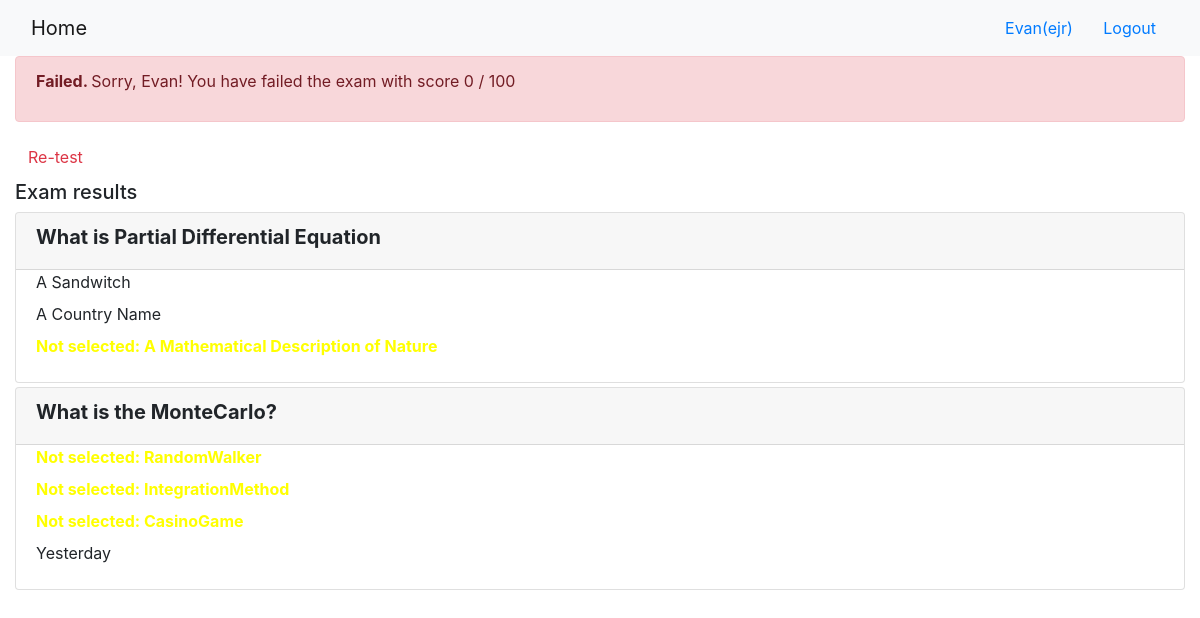
The app's page /onlinecourse/course/2/submission/2/result/ (signed in) with its own data.
### onlinecourse/models.py (models this page shows, shortened)
class Question(models.Model):
    course_id = models.ForeignKey(Course,on_delete=models.CASCADE)
    question_text = models.CharField(null=False,max_length=500)
    grade = models.IntegerField()

class Choice(models.Model):
    question_id=models.ForeignKey(Question,on_delete=models.CASCADE)
    choice_text=models.CharField(null=False,max_length=100)
    is_correct=models.BooleanField()

### onlinecourse/views.py (the view)
# urls.py: path('course/<int:course_id>/submission/<int:submission_id>/result/', views.show_exam_result, name = 'show_exam_result'),
def show_exam_result(request, course_id, submission_id):
    context = {}
    course = Course.objects.get(id=course_id)
    submission = Submission.objects.get(id=submission_id)
    selected = Submission.objects.filter(id=submission_id).values_list('choices',flat=True)
    score = 0
    for i in submission.choices.all().filter(is_correct = True).values_list('question_id'):
        score += Question.objects.filter(id=i[0]).first().grade
    context['selected'] = selected
    context['grade'] = score
    context['course'] = course
    return render(request, 'onlinecourse/exam_result_bootstrap.html',context)

### onlinecourse/templates/onlinecourse/exam_result_bootstrap.html (shortened to what this page needs)
<!DOCTYPE html>
<html lang="en">
<head>
    {% load static %}
    <link rel="stylesheet" href="https://maxcdn.bootstrapcdn.com/bootstrap/4.5.2/css/bootstrap.min.css">
</head>
<body>
 <nav class="navbar navbar-light bg-light">
    <div class="container-fluid">
        <div class="navbar-header">
              <a class="navbar-brand" href="{% url 'onlinecourse:index' %}">Home</a>
        </div>
        <ul class="nav navbar-nav navbar-right">
            {% if user.is_authenticated %}
            <li>
                <a class="btn btn-link" href="#">{{ user.first_name }}({{ user.username }})</a>
                <a class="btn btn-link" href="{% url 'onlinecourse:logout' %}">Logout</a>
            </li>
            {% endif %}
        </ul>
    </div>
</nav>
<div class="container-fluid">
    {% if grade > 80 %}
    <div class="alert alert-success">
       <p><b>Congratulations, {{user.first_name}}! </b>You have passed the exam and completed the course with score {{grade}} / 100</p>
    </div>
        {% else %}
        <div class="alert alert-danger">
            <p><b>Failed. </b>Sorry, {{user.first_name}}! You have failed the exam with score {{grade}} / 100</p>
        </div>
        <a class="btn btn-link text-danger" href="{% url 'onlinecourse:course_details' course.id %}">Re-test</a>
        {% endif %}
        <div class="card-columns-vertical mt-1">
        <h5 class="">Exam results</h5>
            {% for question in course.question_set.all %}
            <div class="card mt-1">
                <div class="card-header"><h5 style="font-weight:bold">{{ question.question_text}}</h5></div>
                <div class="form-group">
                    {% for choice in question.choice_set.all %}
                    <div class="form-check">
                        {% if choice.id in selected %}
                            {% if choice.is_correct == True %}
                                <label style="color:#2ea94a;font-weight:bold">Correct answer: {{choice.choice_text}}</label>
                            {% elif choice.is_correct == False %}
                                <label style="color:red;font-weight:bold">Incorrect answer: {{choice.choice_text}}</label>
                            {% else %}
                            {% endif %}
                        {% else %}
                            {% if choice.is_correct == True %}
                                <label style="color:yellow;font-weight:bold">Not selected: {{choice.choice_text}}</label>
                            {% else %}
                                <label>{{choice.choice_text}}</label>
                            {% endif %}
                        {% endif %}
                    </div>
                    {% endfor %}
                </div>
            </div>
           {% endfor %}
        </div>
    </div>
</body>
</html>

### records on screen
Question: question_text "What is Partial Differential Equation"
Choice: choice_text "A Sandwitch"
Choice: choice_text "A Country Name"
Choice: choice_text "A Mathematical Description of Nature"
Question: question_text "What is the MonteCarlo?"
Choice: choice_text "RandomWalker"
Choice: choice_text "IntegrationMethod"
Choice: choice_text "CasinoGame"
Choice: choice_text "Yesterday"

### other values on screen
{{ user.first_name }} "Evan"
{{ user.username }} "ejr"
{{ grade }} "0"
